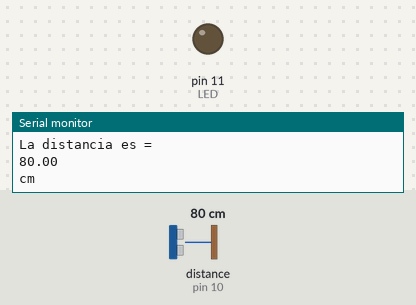
Recording of a sketch running on a simulated Arduino Uno, built with avr-gcc and run on an emulated ATmega328P. On the bench: output pins drawn as LEDs (lit = HIGH), the last lines printed to the serial monitor. The inputs (shaded band) are chosen by the test bench; at power-on: distance to the obstacle (sensor on pin 10) 80 cm. The echo pulse lasts 58.3 µs per cm.

Above: at 1.2 s.
1.3 s: distance to the obstacle (sensor on pin 10) set to 23 cm
2.8 s: distance to the obstacle (sensor on pin 10) set to 19 cm
At 3.2 s:
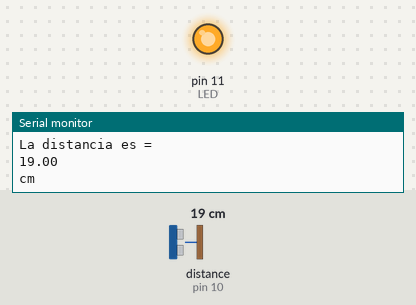
4.4 s: distance to the obstacle (sensor on pin 10) set to 35 cm
At 5.3 s:
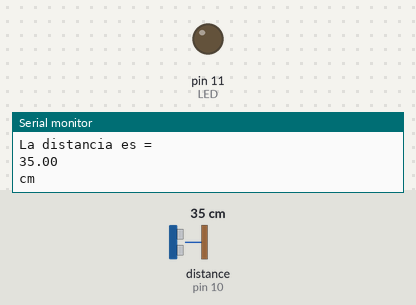
5.9 s: distance to the obstacle (sensor on pin 10) set to 2 cm
At 6.3 s:
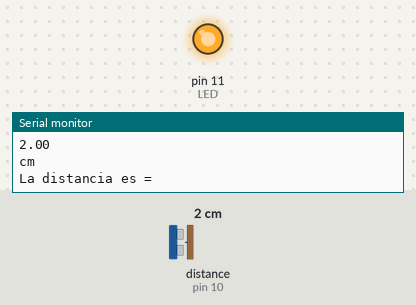
Timing chart, 0 to 8.4 s (numbered marks = the images above; inputs shaded):
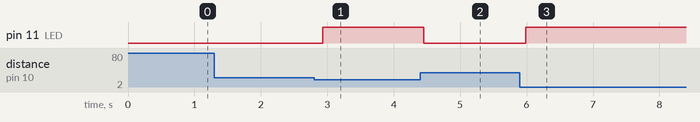

Measured:
- the behaviour switches between 21 and 20 cm on distance to the obstacle (sensor on pin 10) (found by bisection; images 0 and 1)
- after the input at 2.8 s, pin 11 (LED): LOW → HIGH after 0.13 s
- after the input at 4.4 s, pin 11 (LED): HIGH → LOW after 0.06 s
- after the input at 5.9 s, pin 11 (LED): LOW → HIGH after 0.09 s

The sketch:

UTN-Clase-Arduino09_001.ino
```cpp
//Agregar libreria Ultrasonic para su funcionamiento

#include <Ultrasonic.h>
#define LED 11
#define TRIM 9
#define ECHO 10

Ultrasonic ultrasonic(TRIM,ECHO);

void setup(){

pinMode(LED,OUTPUT);
Serial.begin(9600);
}

void loop(){

  float distance=ultrasonic.Ranging(CM); //obtencion de distancia en CM

  if(distance < 21.0){

digitalWrite(LED,HIGH);
  }else{
    digitalWrite(LED,LOW);
  }

Serial.println("La distancia es =");
Serial.println(distance);
Serial.println("cm");
delay(150);
}
```
